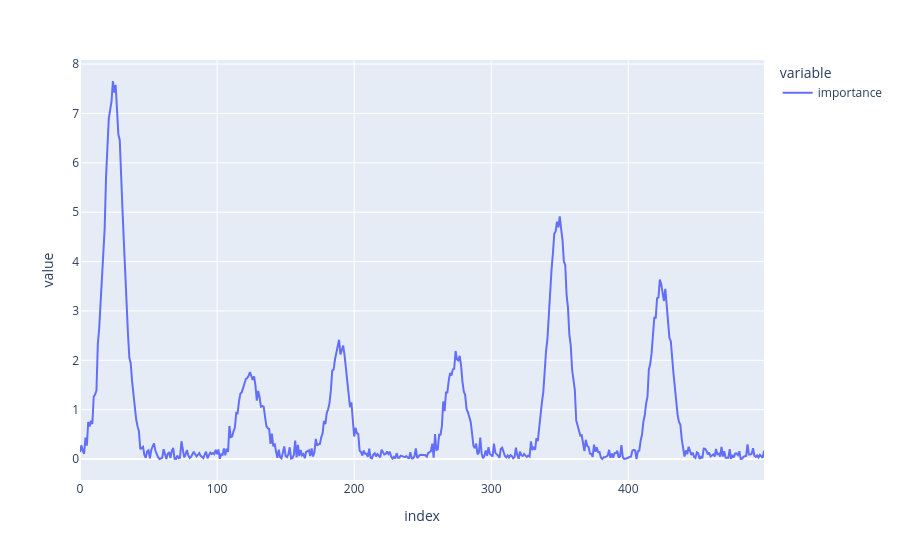

Write notebook code for a chart like this one.
### Code cell
X_sv = svm_model[3].support_vectors_            # shape (n_SV, n_features)
alpha_dual = svm_model[3].dual_coef_.ravel()    # shape (n_SV,)

# Calculando os coeficientes p usando os vetores de suporte e os multiplicadores de Lagrange
pvetor = pd.DataFrame({'energia' : Xcalclass.columns,
                       'importance': (X_sv.T) @ alpha_dual})
pvetor['importance'] = np.abs(pvetor['importance'])
pvetor['importance'].plot()

### Figure 1 — Plotly figure (JSON) as saved in the notebook; plotly's stock layout.template omitted (floating-point values rounded to 4 significant figures; data arrays with more than 128 entries replaced by an {"elided": "..."} marker saying what was removed)
{"data": [{"hovertemplate": "variable=importance<br>index=%{x}<br>value=%{y}<extra></extra>", "legendgroup": "importance", "line": {"color": "#636efa", "dash": "solid"}, "marker": {"symbol": "circle"}, "mode": "lines", "name": "importance", "orientation": "v", "showlegend": true, "type": "scatter", "x": {"elided": "500 int values"}, "xaxis": "x", "y": {"elided": "500 float values"}, "yaxis": "y"}], "layout": {"legend": {"title": {"text": "variable"}, "tracegroupgap": 0}, "margin": {"t": 60}, "xaxis": {"anchor": "y", "domain": [0, 1], "title": {"text": "index"}}, "yaxis": {"anchor": "x", "domain": [0, 1], "title": {"text": "value"}}}}
